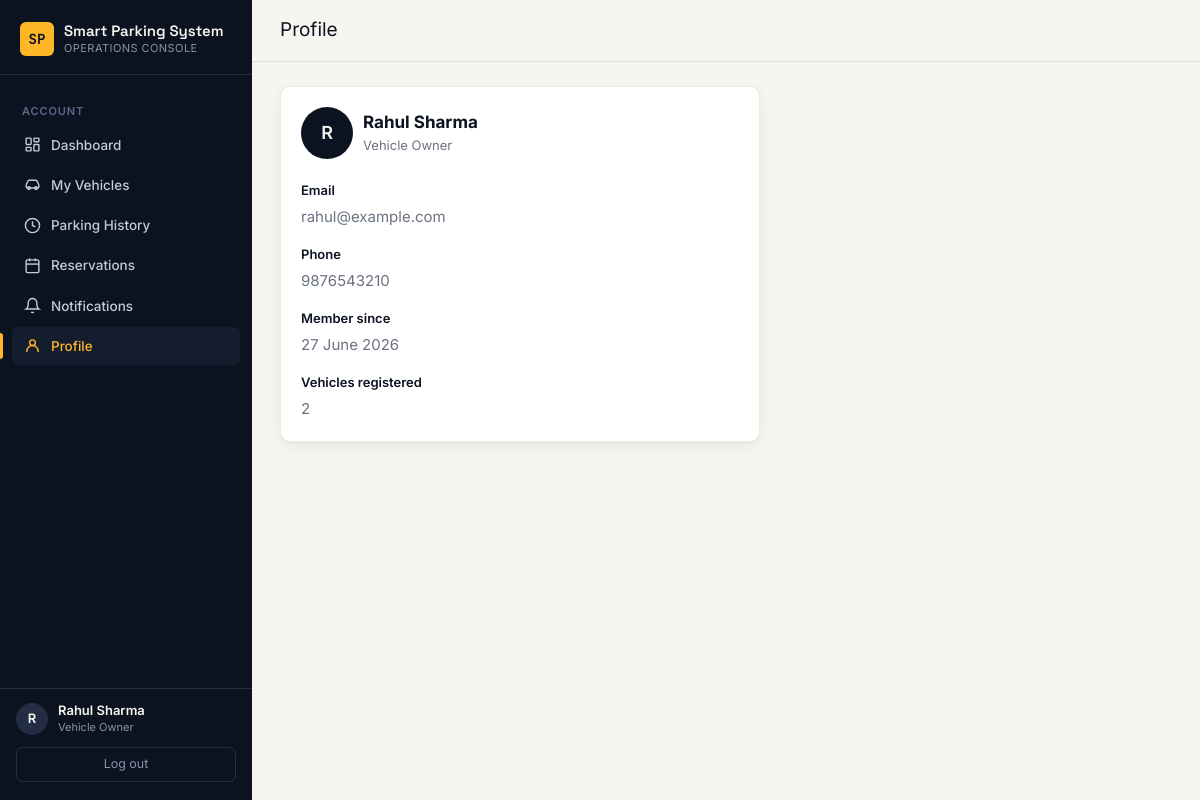
The app's page /user/profile (signed in) with its own data.
### models/user.py (models this page shows, shortened)
class User(UserMixin, db.Model):
    __tablename__ = "users"
    id = db.Column(db.Integer, primary_key=True)
    full_name = db.Column(db.String(120), nullable=False)
    email = db.Column(db.String(150), unique=True, nullable=False, index=True)
    phone = db.Column(db.String(20), nullable=True)
    password_hash = db.Column(db.String(255), nullable=False)
    role = db.Column(db.String(20), nullable=False, default="user")  # 'admin' | 'user'
    is_active_account = db.Column(db.Boolean, default=True)
    created_at = db.Column(db.DateTime, default=datetime.utcnow)
    vehicles = db.relationship(
        "Vehicle", backref="owner", lazy=True, cascade="all, delete-orphan"
    )
    notifications = db.relationship(
        "Notification", backref="user", lazy=True, cascade="all, delete-orphan"
    )
    reservations = db.relationship(
        "Reservation", backref="user", lazy=True, cascade="all, delete-orphan"
    )
    @property
    def is_admin(self) -> bool:
        return self.role == "admin"

### routes/user.py (the view)
@user_bp.route("/profile")
@login_required
def profile():
    return render_template("user/profile.html")

### templates/user/profile.html (shortened to what this page needs)
{% extends "base.html" %}
{% block page_title %}Profile{% endblock %}
{% block content %}
<div class="card card-pad" style="max-width:480px;">
  <div class="flex-gap mb-22">
    <div class="sidebar-user-avatar" style="background:var(--ink); width:52px; height:52px; font-size:18px;">{{ current_user.full_name[0]|upper }}</div>
    <div>
      <div style="font-weight:700; font-size:17px;">{{ current_user.full_name }}</div>
      <div class="muted" style="font-size:13px;">{{ 'Administrator' if current_user.is_admin else 'Vehicle Owner' }}</div>
    </div>
  </div>
  <div class="form-group">
    <div class="form-label">Email</div>
    <div class="muted">{{ current_user.email }}</div>
  </div>
  <div class="form-group">
    <div class="form-label">Phone</div>
    <div class="muted">{{ current_user.phone or 'Not provided' }}</div>
  </div>
  <div class="form-group">
    <div class="form-label">Member since</div>
    <div class="muted">{{ current_user.created_at.strftime('%d %B %Y') }}</div>
  </div>
  <div class="form-group mb-0">
    <div class="form-label">Vehicles registered</div>
    <div class="muted">{{ current_user.vehicles|length }}</div>
  </div>
</div>
{% endblock %}

### templates/base.html (shortened to what this page needs)
<!DOCTYPE html>
<html lang="en">
<head>
  <link rel="stylesheet" href="{{ url_for('static', filename='css/style.css') }}">
</head>
<body>
  <div class="app-shell">
    <aside class="sidebar">
      <div class="sidebar-brand">
        <div class="brand-mark">SP</div>
        <div class="brand-text">{{ app_name }}<small>Operations Console</small></div>
      </div>
      <nav class="sidebar-nav">
        {% if current_user.is_authenticated and current_user.is_admin %}
          <div class="nav-section-label">Overview</div>
          <a href="{{ url_for('admin.dashboard') }}" class="nav-link {{ 'active' if request.endpoint == 'admin.dashboard' }}">
            <svg viewBox="0 0 24 24" fill="none" stroke="currentColor" stroke-width="2"><rect x="3" y="3" width="7" height="9" rx="1"/><rect x="14" y="3" width="7" height="5" rx="1"/><rect x="14" y="12" width="7" height="9" rx="1"/><rect x="3" y="16" width="7" height="5" rx="1"/></svg>
            Dashboard
          </a>
          <div class="nav-section-label">Operations</div>
          <a href="{{ url_for('ocr.upload') }}" class="nav-link {{ 'active' if request.endpoint == 'ocr.upload' }}">
            <svg viewBox="0 0 24 24" fill="none" stroke="currentColor" stroke-width="2"><path d="M23 19a2 2 0 0 1-2 2H3a2 2 0 0 1-2-2V8a2 2 0 0 1 2-2h4l2-3h6l2 3h4a2 2 0 0 1 2 2z"/><circle cx="12" cy="13" r="4"/></svg>
            Plate Recognition
          </a>
          <a href="{{ url_for('ocr.manual_entry') }}" class="nav-link {{ 'active' if request.endpoint == 'ocr.manual_entry' }}">
            <svg viewBox="0 0 24 24" fill="none" stroke="currentColor" stroke-width="2"><line x1="12" y1="5" x2="12" y2="19"/><line x1="5" y1="12" x2="19" y2="12"/></svg>
            Manual Entry
          </a>
          <a href="{{ url_for('ocr.manual_exit') }}" class="nav-link {{ 'active' if request.endpoint == 'ocr.manual_exit' }}">
            <svg viewBox="0 0 24 24" fill="none" stroke="currentColor" stroke-width="2"><path d="M9 21H5a2 2 0 0 1-2-2V5a2 2 0 0 1 2-2h4"/><polyline points="16 17 21 12 16 7"/><line x1="21" y1="12" x2="9" y2="12"/></svg>
            Manual Exit
          </a>
          <a href="{{ url_for('admin.manage_slots') }}" class="nav-link {{ 'active' if request.endpoint == 'admin.manage_slots' }}">
            <svg viewBox="0 0 24 24" fill="none" stroke="currentColor" stroke-width="2"><rect x="3" y="3" width="18" height="18" rx="2"/><line x1="9" y1="3" x2="9" y2="21"/><line x1="15" y1="3" x2="15" y2="21"/></svg>
            Parking Slots
          </a>
          <div class="nav-section-label">Records</div>
          <a href="{{ url_for('admin.manage_vehicles') }}" class="nav-link {{ 'active' if request.endpoint in ['admin.manage_vehicles','admin.vehicle_detail','admin.edit_vehicle'] }}">
            <svg viewBox="0 0 24 24" fill="none" stroke="currentColor" stroke-width="2"><path d="M5 17h14M5 17a2 2 0 0 1-2-2v-2a2 2 0 0 1 .4-1.2L5 8a3 3 0 0 1 3-2h8a3 3 0 0 1 3 2l1.6 3.8A2 2 0 0 1 21 13v2a2 2 0 0 1-2 2"/><circle cx="7" cy="17" r="2"/><circle cx="17" cy="17" r="2"/></svg>
            Vehicles
          </a>
          <a href="{{ url_for('admin.view_transactions') }}" class="nav-link {{ 'active' if request.endpoint == 'admin.view_transactions' }}">
            <svg viewBox="0 0 24 24" fill="none" stroke="currentColor" stroke-width="2"><line x1="12" y1="1" x2="12" y2="23"/><path d="M17 5H9.5a3.5 3.5 0 0 0 0 7h5a3.5 3.5 0 0 1 0 7H6"/></svg>
            Transactions
          </a>
          <a href="{{ url_for('admin.compliance_violations') }}" class="nav-link {{ 'active' if request.endpoint == 'admin.compliance_violations' }}">
            <svg viewBox="0 0 24 24" fill="none" stroke="currentColor" stroke-width="2"><path d="M10.29 3.86L1.82 18a2 2 0 0 0 1.71 3h16.94a2 2 0 0 0 1.71-3L13.71 3.86a2 2 0 0 0-3.42 0z"/><line x1="12" y1="9" x2="12" y2="13"/><line x1="12" y1="17" x2="12.01" y2="17"/></svg>
            Compliance
          </a>
          <a href="{{ url_for('admin.manage_users') }}" class="nav-link {{ 'active' if request.endpoint == 'admin.manage_users' }}">
            <svg viewBox="0 0 24 24" fill="none" stroke="currentColor" stroke-width="2"><path d="M17 21v-2a4 4 0 0 0-4-4H5a4 4 0 0 0-4 4v2"/><circle cx="9" cy="7" r="4"/><path d="M23 21v-2a4 4 0 0 0-3-3.87"/><path d="M16 3.13a4 4 0 0 1 0 7.75"/></svg>
            Users
          </a>
          <div class="nav-section-label">Insights</div>
          <a href="{{ url_for('admin.reports_home') }}" class="nav-link {{ 'active' if request.endpoint and request.endpoint.startswith('admin.reports') or request.endpoint == 'admin.generate_report' }}">
            <svg viewBox="0 0 24 24" fill="none" stroke="currentColor" stroke-width="2"><path d="M14 2H6a2 2 0 0 0-2 2v16a2 2 0 0 0 2 2h12a2 2 0 0 0 2-2V8z"/><polyline points="14 2 14 8 20 8"/><line x1="16" y1="13" x2="8" y2="13"/><line x1="16" y1="17" x2="8" y2="17"/></svg>
            Reports
          </a>
        {% elif current_user.is_authenticated %}
          <div class="nav-section-label">Account</div>
          <a href="{{ url_for('user.dashboard') }}" class="nav-link {{ 'active' if request.endpoint == 'user.dashboard' }}">
            <svg viewBox="0 0 24 24" fill="none" stroke="currentColor" stroke-width="2"><rect x="3" y="3" width="7" height="9" rx="1"/><rect x="14" y="3" width="7" height="5" rx="1"/><rect x="14" y="12" width="7" height="9" rx="1"/><rect x="3" y="16" width="7" height="5" rx="1"/></svg>
            Dashboard
          </a>
          <a href="{{ url_for('user.my_vehicles') }}" class="nav-link {{ 'active' if request.endpoint in ['user.my_vehicles','user.vehicle_detail','user.add_vehicle','user.edit_vehicle'] }}">
            <svg viewBox="0 0 24 24" fill="none" stroke="currentColor" stroke-width="2"><path d="M5 17h14M5 17a2 2 0 0 1-2-2v-2a2 2 0 0 1 .4-1.2L5 8a3 3 0 0 1 3-2h8a3 3 0 0 1 3 2l1.6 3.8A2 2 0 0 1 21 13v2a2 2 0 0 1-2 2"/><circle cx="7" cy="17" r="2"/><circle cx="17" cy="17" r="2"/></svg>
            My Vehicles
          </a>
          <a href="{{ url_for('user.parking_history') }}" class="nav-link {{ 'active' if request.endpoint == 'user.parking_history' }}">
            <svg viewBox="0 0 24 24" fill="none" stroke="currentColor" stroke-width="2"><circle cx="12" cy="12" r="10"/><polyline points="12 6 12 12 16 14"/></svg>
            Parking History
          </a>
          <a href="{{ url_for('user.reservations') }}" class="nav-link {{ 'active' if request.endpoint == 'user.reservations' }}">
            <svg viewBox="0 0 24 24" fill="none" stroke="currentColor" stroke-width="2"><rect x="3" y="4" width="18" height="18" rx="2"/><line x1="16" y1="2" x2="16" y2="6"/><line x1="8" y1="2" x2="8" y2="6"/><line x1="3" y1="10" x2="21" y2="10"/></svg>
            Reservations
          </a>
          <a href="{{ url_for('user.notifications') }}" class="nav-link {{ 'active' if request.endpoint == 'user.notifications' }}">
            <svg viewBox="0 0 24 24" fill="none" stroke="currentColor" stroke-width="2"><path d="M18 8A6 6 0 0 0 6 8c0 7-3 9-3 9h18s-3-2-3-9"/><path d="M13.73 21a2 2 0 0 1-3.46 0"/></svg>
            Notifications
          </a>
          <a href="{{ url_for('user.profile') }}" class="nav-link {{ 'active' if request.endpoint == 'user.profile' }}">
            <svg viewBox="0 0 24 24" fill="none" stroke="currentColor" stroke-width="2"><circle cx="12" cy="8" r="4"/><path d="M4 21v-1a8 8 0 0 1 16 0v1"/></svg>
            Profile
          </a>
        {% endif %}
      </nav>
      {% if current_user.is_authenticated %}
      <div class="sidebar-foot">
        <div class="sidebar-user">
          <div class="sidebar-user-avatar">{{ current_user.full_name[0]|upper }}</div>
          <div>
            <div class="sidebar-user-name">{{ current_user.full_name }}</div>
            <div class="sidebar-user-role">{{ 'Administrator' if current_user.is_admin else 'Vehicle Owner' }}</div>
          </div>
        </div>
        <a href="{{ url_for('auth.logout') }}" class="sidebar-logout">Log out</a>
      </div>
      {% endif %}
    </aside>
    <div class="main">
      <header class="topbar">
        <div class="flex-gap">
          <div>
            <div class="topbar-title">{% block page_title %}{% endblock %}</div>
          </div>
        </div>
      </header>
      <main class="content">
        {% block content %}{% endblock %}
      </main>
    </div>
  </div>
</body>
</html>

### static/css/style.css (style rules this page uses)
:root { --ink: #0B1220; --ink-soft: #141D2E; --ink-line: #232E45; --paper: #F7F5EF; --paper-dim: #EDEAE1; --amber: #FFB627; --amber-deep: #E89D0C; --go: #2BB673; --go-soft: #E4F7EE; --stop: #E5484D; --stop-soft: #FCEAEA; --warn: #F2994A; --warn-soft: #FDF1E3; --slate: #6B7280; --slate-soft: #E7E9EC; --white: #FFFFFF; --font-display: "Space Grotesk", "Inter", sans-serif; --font-body: "Inter", -apple-system, BlinkMacSystemFont, sans-serif; --font-mono: "JetBrains Mono", "Courier New", monospace; --radius-sm: 6px; --radius-md: 10px; --radius-lg: 16px; --shadow-card: 0 1px 2px rgba(11, 18, 32, 0.04), 0 4px 16px rgba(11, 18, 32, 0.06); --shadow-pop: 0 8px 28px rgba(11, 18, 32, 0.14); --sidebar-width: 252px; }
* { box-sizing: border-box; }
html, body { margin: 0; padding: 0; font-family: var(--font-body); background: var(--paper); color: var(--ink); font-size: 15px; line-height: 1.5; -webkit-font-smoothing: antialiased; }
a { color: inherit; text-decoration: none; }
.app-shell { display: flex; min-height: 100vh; }
.sidebar { width: var(--sidebar-width); background: var(--ink); color: var(--paper); flex-shrink: 0; display: flex; flex-direction: column; position: fixed; top: 0; left: 0; bottom: 0; z-index: 40; transition: transform 0.25s ease; }
.sidebar-brand { display: flex; align-items: center; gap: 10px; padding: 22px 20px 18px; border-bottom: 1px solid var(--ink-line); }
.brand-mark { width: 34px; height: 34px; border-radius: var(--radius-sm); background: var(--amber); color: var(--ink); display: flex; align-items: center; justify-content: center; font-family: var(--font-mono); font-weight: 700; font-size: 14px; flex-shrink: 0; }
.brand-text { font-family: var(--font-display); font-weight: 600; font-size: 15px; line-height: 1.2; color: var(--paper); }
.brand-text small { display: block; font-family: var(--font-body); font-weight: 400; font-size: 11px; color: #8893A8; letter-spacing: 0.04em; text-transform: uppercase; margin-top: 2px; }
.sidebar-nav { flex: 1; overflow-y: auto; padding: 14px 12px; }
.nav-section-label { font-size: 11px; text-transform: uppercase; letter-spacing: 0.08em; color: #5C6886; padding: 14px 10px 6px; font-weight: 600; }
.nav-link { display: flex; align-items: center; gap: 10px; padding: 9px 12px; border-radius: var(--radius-sm); color: #C3CADC; font-size: 13.5px; font-weight: 500; margin-bottom: 2px; transition: background 0.15s ease, color 0.15s ease; }
.nav-link.active { background: var(--ink-soft); color: var(--amber); position: relative; }
.nav-link.active::before { content: ""; position: absolute; left: -12px; top: 6px; bottom: 6px; width: 3px; background: var(--amber); border-radius: 0 3px 3px 0; }
.nav-link svg { width: 17px; height: 17px; flex-shrink: 0; }
.sidebar-foot { padding: 14px 16px 18px; border-top: 1px solid var(--ink-line); }
.sidebar-user { display: flex; align-items: center; gap: 10px; }
.sidebar-user-avatar { width: 32px; height: 32px; border-radius: 50%; background: var(--ink-line); color: var(--paper); display: flex; align-items: center; justify-content: center; font-weight: 600; font-size: 13px; flex-shrink: 0; }
.sidebar-user-name { font-size: 13px; font-weight: 600; color: var(--paper); line-height: 1.2; }
.sidebar-user-role { font-size: 11px; color: #8893A8; }
.sidebar-logout { margin-top: 12px; display: block; text-align: center; font-size: 12.5px; color: #8893A8; padding: 7px; border: 1px solid var(--ink-line); border-radius: var(--radius-sm); transition: border-color 0.15s, color 0.15s; }
.main { margin-left: var(--sidebar-width); flex: 1; min-width: 0; display: flex; flex-direction: column; }
.topbar { background: var(--paper); border-bottom: 1px solid #E2DFD5; padding: 16px 28px; display: flex; align-items: center; justify-content: space-between; position: sticky; top: 0; z-index: 30; }
.topbar-title { font-size: 19px; }
.content { padding: 24px 28px 48px; flex: 1; }
.card { background: var(--white); border-radius: var(--radius-md); box-shadow: var(--shadow-card); border: 1px solid #EDEAE1; }
.card-pad { padding: 20px; }
.form-group { margin-bottom: 16px; }
.form-label { display: block; font-size: 13px; font-weight: 600; margin-bottom: 6px; color: var(--ink); }
.flex-gap { display: flex; gap: 10px; align-items: center; }
.muted { color: var(--slate); }
.mb-0 { margin-bottom: 0; }
.mb-22 { margin-bottom: 22px; }

### records on screen
User: full_name "R", full_name "Rahul Sharma", role "Vehicle Owner", email "rahul@example.com", phone "9876543210", created_at "27 June 2026"

### other values on screen
{{ app_name }} "Smart Parking System"
{{ current_user.vehicles|length }} "2"
